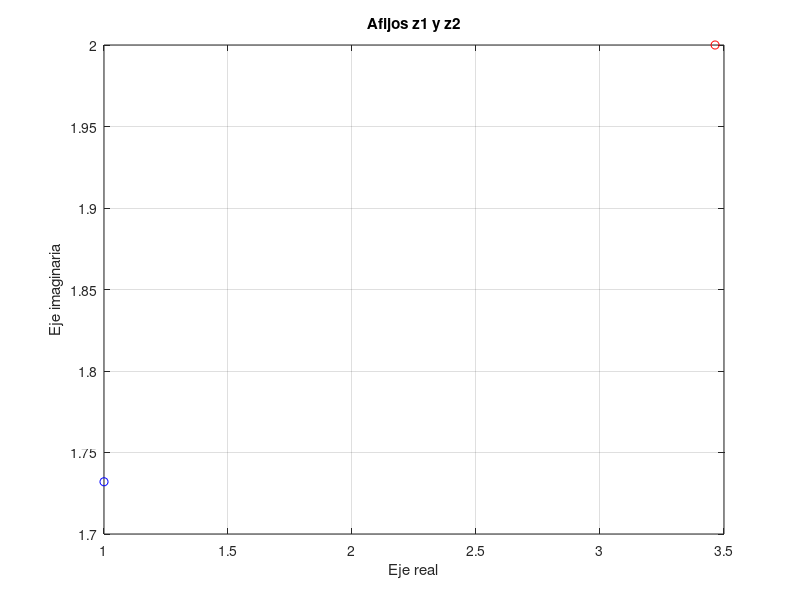

This figure's MATLAB source:
% Definimos los números complejos
z1 = 2*sqrt(3) + 2i
z2 = 2*exp(pi*i/3)

% Ahora lo graficamos
plot(z1,'or',z2, 'ob')
grid on
xlabel('Eje real')
ylabel('Eje imaginaria')
title('Afijos z1 y z2')
pause